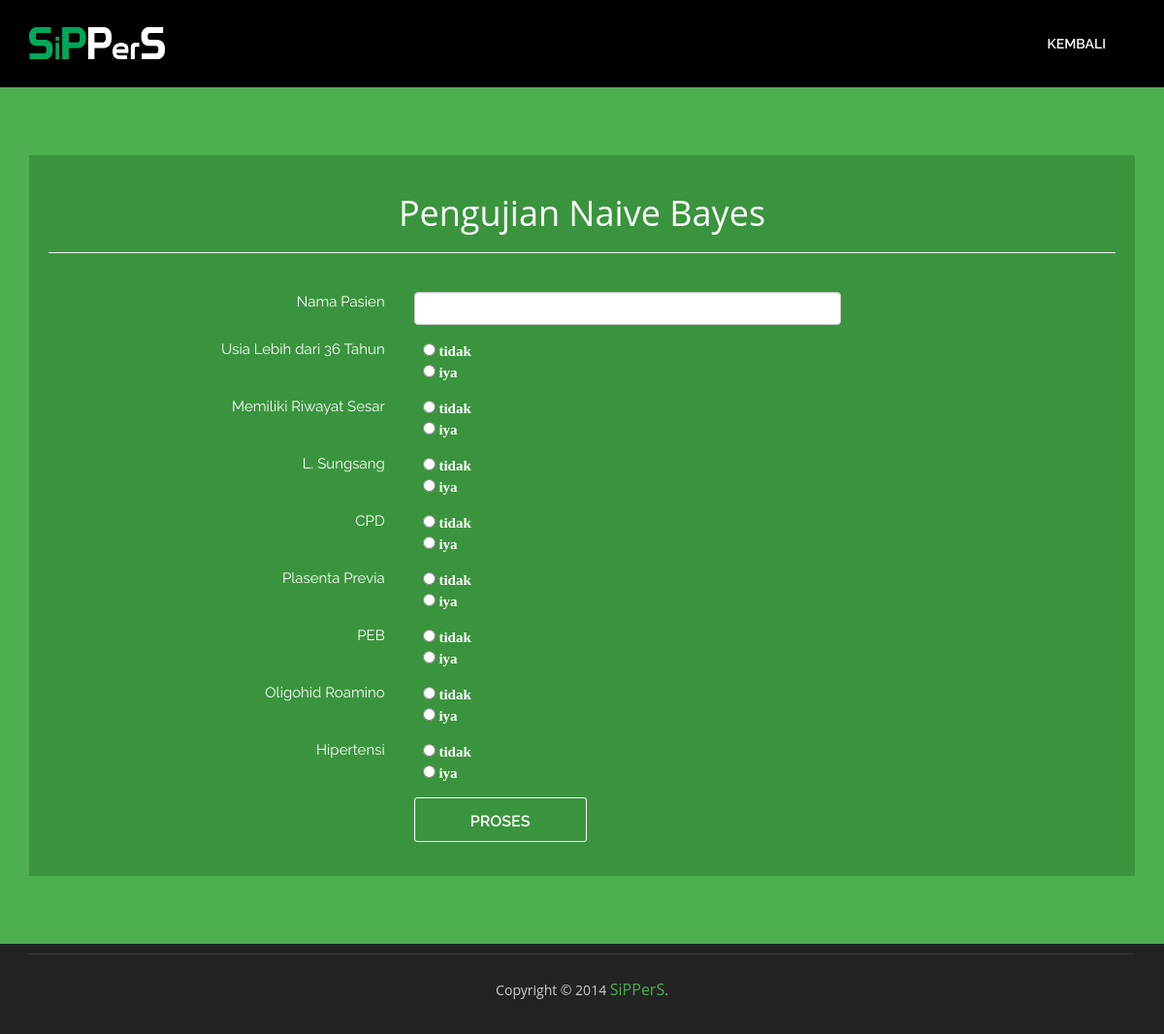
/periksa_nbc.php, run on the app's committed database.
### tables this page shows
CREATE TABLE `nbc_atribut` (
  `id_atribut` tinyint(3) unsigned NOT NULL AUTO_INCREMENT,
  `atribut` varchar(100) NOT NULL,
  PRIMARY KEY (`id_atribut`)
);

CREATE TABLE `nbc_parameter` (
  `id_parameter` tinyint(3) unsigned NOT NULL AUTO_INCREMENT,
  `id_atribut` tinyint(3) unsigned NOT NULL,
  `nilai` tinyint(3) unsigned NOT NULL,
  `parameter` varchar(100) NOT NULL,
  PRIMARY KEY (`id_parameter`)
);

### periksa_nbc.php (the view, shortened to what this page needs)
<!doctype html>
<?php
	include 'config.php';
?>
<html style="background:#000;">
<head>
<link href="css/bootstrap.min.css" rel="stylesheet" type="text/css">
<link href="css/style.css" rel="stylesheet" type="text/css">
<link href="css/font-awesome.css" rel="stylesheet" type="text/css">
<link href="css/animate.css" rel="stylesheet" type="text/css">
</head>
<body>
<header id="header_wrapper">
  <div class="container">
    <div class="header_box">
      <div class="logo"><a href="#"><img src="img/logo1.png" alt="logo" width="140"></a></div>
	  <nav class="navbar navbar-inverse" role="navigation">
	    <div id="main-nav" class="collapse navbar-collapse navStyle">
			<ul class="nav navbar-nav" id="mainNav">
				<li><a href='periksa.php'>Kembali</a></li>
			</ul>
      </div>
	 </nav>
    </div>
  </div>
</header>
<section id="hero_section" class="top_cont_outer">
  <div class="hero_wrapper" id="hero_periksa">
    <div class="container">
      <div class="hero_section">
        <div class="row">
          <div class="col-lg-12 col-sm-5">
            <div class="top_left_cont zoomIn wow animated">
			<div class="periksa">
				<center><h1 style="color:white;">Pengujian Naive Bayes</h1></center>
				<hr style="color:white;">
				<form class="form-horizontal" method="POST" action="periksa_nbc_act.php">
				<br>
					<div class="form-group">
					<label for="Gejala" class="col-md-3 col-md-offset-1 teks">Nama Pasien</label>
					<div class="col-sm-5">
					  <input type="text" class="form-control" name="nama">
					</div>
				  </div>
				  <?php
				  $query= mysqli_query($con,"SELECT * FROM nbc_atribut where id_atribut > 1 ORDER BY id_atribut");
				  while ($hasil=mysqli_fetch_array($query)) {
					  echo " <div class='form-group'>
								<label class='col-md-3 col-md-offset-1 teks'>$hasil[atribut]</label>
								<div class='col-sm-5'>";
					  $param = mysqli_query($con,"SELECT * FROM nbc_parameter where id_atribut = ".$hasil['id_atribut']." ORDER BY nilai");
					  while($r_param=mysqli_fetch_array($param))
					  {
						  $id_atribut = $hasil['id_atribut'];
						  $nm_param = $r_param['parameter'];
						  $nilai = $r_param['nilai'];
						  echo "<label class='label'><input type='radio' name='atribut_$id_atribut' value='$nilai' required> $nm_param</label>
						  <br>";
					  }
					  echo "</div></div>";
				  }
				  ?>
				  <div class="form-group">
					<div class="col-sm-offset-4 col-sm-5">
					  <button type="submit" class="button but1">Proses</button>
					</div>
				  </div>
				</form>
			</div>
			 </div>
          </div>
        </div>
      </div>
    </div>
  </div>
</section>
<?php
	include_once 'template/footer.php';
?>

### css/style.css (style rules this page uses)
ul { list-style: none; }
img { max-width: 100%; }
a, a:hover, a:active { outline: 0px !important; }
body { background: #fff; font-family: 'Open Sans', sans-serif; font-size: 14px; font-weight: normal; color: #888888; margin: 0; }
#header_wrapper { background: #000; padding: 20px 0px; }
.header_box { position: relative; }
.logo { float: left; margin-top: 8px; position: relative; z-index: 2; }
.navbar-inverse { background-color: transparent; border-color: transparent; }
.navbar { border: 0px solid #fff; min-height: 40px; margin-bottom: 0px; }
.navbar-inverse .navbar-nav > li > a { color: #FFF; }
.navStyle { float: right; }
.navStyle ul { list-style: none; padding: 0px; }
.navStyle ul li { display: inline-block; margin: 0 5px; }
.navStyle ul li:first-child { ; }
.navStyle ul li:last-child { margin: 0 0 0 23px; }
.navStyle ul li a { display: block; font-size: 14px; color: #222222; font-family: 'Raleway', sans-serif; text-decoration: none; text-transform: uppercase; font-weight: 600; transition: all 0.2s ease-in-out; -moz-transition: all 0.2s ease-in-out; -webkit-transition: all 0.2s ease-in-out; }
.top_cont_outer { background: #4caf50; position: relative; }
.hero_section { position: relative; }
.top_left_cont { padding: 70px 0; }
#hero_periksa { min-height:500px; }
div.periksa { background:#3a943d; padding:20px; }

### periksa_nbc.php (style rules this page uses)
.but1 { font-family: 'Raleway', sans-serif; display: block; font-size: 16px; width: 178px; height: 46px; line-height: 46px; border-radius: 3px; text-align: center; text-transform: uppercase; font-weight: 600; transition: all 0.2s ease-in-out; -moz-transition: all 0.2s ease-in-out; -webkit-transition: all 0.2s ease-in-out; background: transparent; color: #fff; border: 1px solid #fff; }
.teks { font-size: 15px; color: white; font-family: 'Raleway', times new roman; font-weight: normal; text-align: right; }
.label { font-size: 15px; color: white; font-family: times new roman; }

### data on the page
nbc_atribut: atribut "Usia Lebih dari 36 Tahun"
nbc_parameter: parameter "tidak"
nbc_parameter: parameter "iya"
nbc_atribut: atribut "Memiliki Riwayat Sesar"
nbc_parameter: parameter "tidak"
nbc_parameter: parameter "iya"
nbc_atribut: atribut "L. Sungsang"
nbc_parameter: parameter "tidak"
nbc_parameter: parameter "iya"
nbc_atribut: atribut "CPD"
nbc_parameter: parameter "tidak"
nbc_parameter: parameter "iya"
nbc_atribut: atribut "Plasenta Previa"
nbc_parameter: parameter "tidak"
nbc_parameter: parameter "iya"
nbc_atribut: atribut "PEB"
nbc_parameter: parameter "tidak"
nbc_parameter: parameter "iya"
nbc_atribut: atribut "Oligohid Roamino"
nbc_parameter: parameter "tidak"
nbc_parameter: parameter "iya"
nbc_atribut: atribut "Hipertensi"
nbc_parameter: parameter "tidak"
nbc_parameter: parameter "iya"
